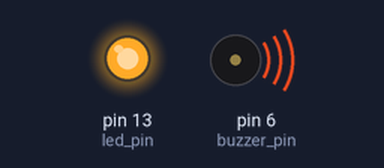
Recording of a sketch running on a simulated Arduino Uno, built with avr-gcc and run on an emulated ATmega328P. Shown: output pins drawn as LEDs (lit = HIGH), buzzer (waves = sounding, pin HIGH).

Above: at 0.2 s.
At 21.0 s:
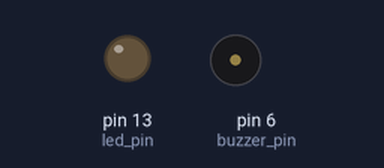
Timing chart, 0 to 22.8 s (numbered marks = the images above):
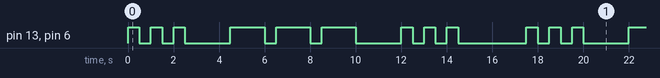

The sketch:

text_to_morse.ino
```cpp
/*
  Written by Mudit Aggarwal at TI-CEPD, NSUT
  on 27th June, 2022
  To convert text to morse and give output with a buzzer and LED

  the const string text is converted to morse character by character
  using the lookup table, the resultant string, comprising of . and - is then
  output using LED and(or) buzzer as per following

  dit (dot -> . ) => a singular pulse duration specified in morse_delay variable
  dah (dash-> - ) => continous high pulse of duration equivalent to 3 dits

  delay between two consecutive morse characters => duration equivalent to 1 dit
  delay between two consecutive letters => duration equivalent to 3 dits
  delay between two consecutive words => duration equivalent to 5 dits
*/

//Duration of 1 dit, determines speed of morse transmission
const int morse_delay = 500; //ms

//Pin specifications
const int buzzer_pin = 6;
const int led_pin = 13;

//text to be converted to morse
const char* text = "sos";
int index;  //will hold index of current letter being converted in text


//morse code for 26 letters
const char* morse[] = {
                       ".-",    //a
                       "-...",  //b
                       "-.-.",  //c
                       "-..",   //d
                       ".",     //e
                       "..-.",  //f
                       "--.",   //g
                       "....",  //h
                       "..",    //i
                       ".---",  //j
                       "-.-",   //k
                       ".-..",  //l
                       "--",    //m
                       "-.",    //n
                       "---",   //o
                       ".--.",  //p
                       "--.-",  //q
                       ".-.",   //r
                       "...",   //s
                       "-",     //t
                       "..-",   //u
                       "...-",  //v
                       ".--",   //w
                       "-..-",  //x
                       "-.--",  //y
                       "--.."   //z
                      };


void dit(){
  digitalWrite(led_pin, HIGH);
  digitalWrite(buzzer_pin, HIGH);
  delay(morse_delay);
  digitalWrite(led_pin, LOW);
  digitalWrite(buzzer_pin, LOW);
  delay(morse_delay);
}

void dah(){
  digitalWrite(led_pin, HIGH);
  digitalWrite(buzzer_pin, HIGH);
  delay(3*morse_delay);           //Duration 3 * dit
  digitalWrite(led_pin, LOW);
  digitalWrite(buzzer_pin, LOW);
  delay(morse_delay);
}


void setup() {
  //Setting up pins as output
  pinMode(buzzer_pin, OUTPUT);
  pinMode(led_pin, OUTPUT);

  //initialize index
  index = 0;
}

void loop() {
  if(text[index] == '\0'){  //Strings are terminated by default by \0(Null character)
    //Extra delay at the end of Word
    delay(2*morse_delay);

    //reset the index to 0
    index = 0;
  }

  char current_char = text[index];  //get characer to decode

  //**implicit character to integer conversion**
  int morse_index = current_char - 'a'; //get the characters index in the morse lookup table

  //loop over morse representation of current character and call dit and dah accordingly
  for(int i=0; morse[morse_index][i] != '\0'; i++){ //loop until we reach end of our morse representation string
    if(morse[morse_index][i] == '.'){
      dit();
    }
    else if(morse[morse_index][i] == '-'){
      dah();
    }
  }
  delay(3*morse_delay); //delay between 2 consecutive letters

  index++;  //increment index
}
```

Measured:
- by itself, pin 13 (led_pin), pin 6 (buzzer_pin): repeats every 17.5 s: 2 × (LOW 0.50 s, HIGH 0.50 s), LOW 2.0 s, 2 × (HIGH 1.5 s, LOW 0.50 s), HIGH 1.5 s, LOW 2.0 s, 2 × (HIGH 0.50 s, LOW 0.50 s), HIGH 0.50 s, LOW 3.0 s, HIGH 0.50 s
- by itself, everything shown: repeats every 17.5 s, in 18 steps
